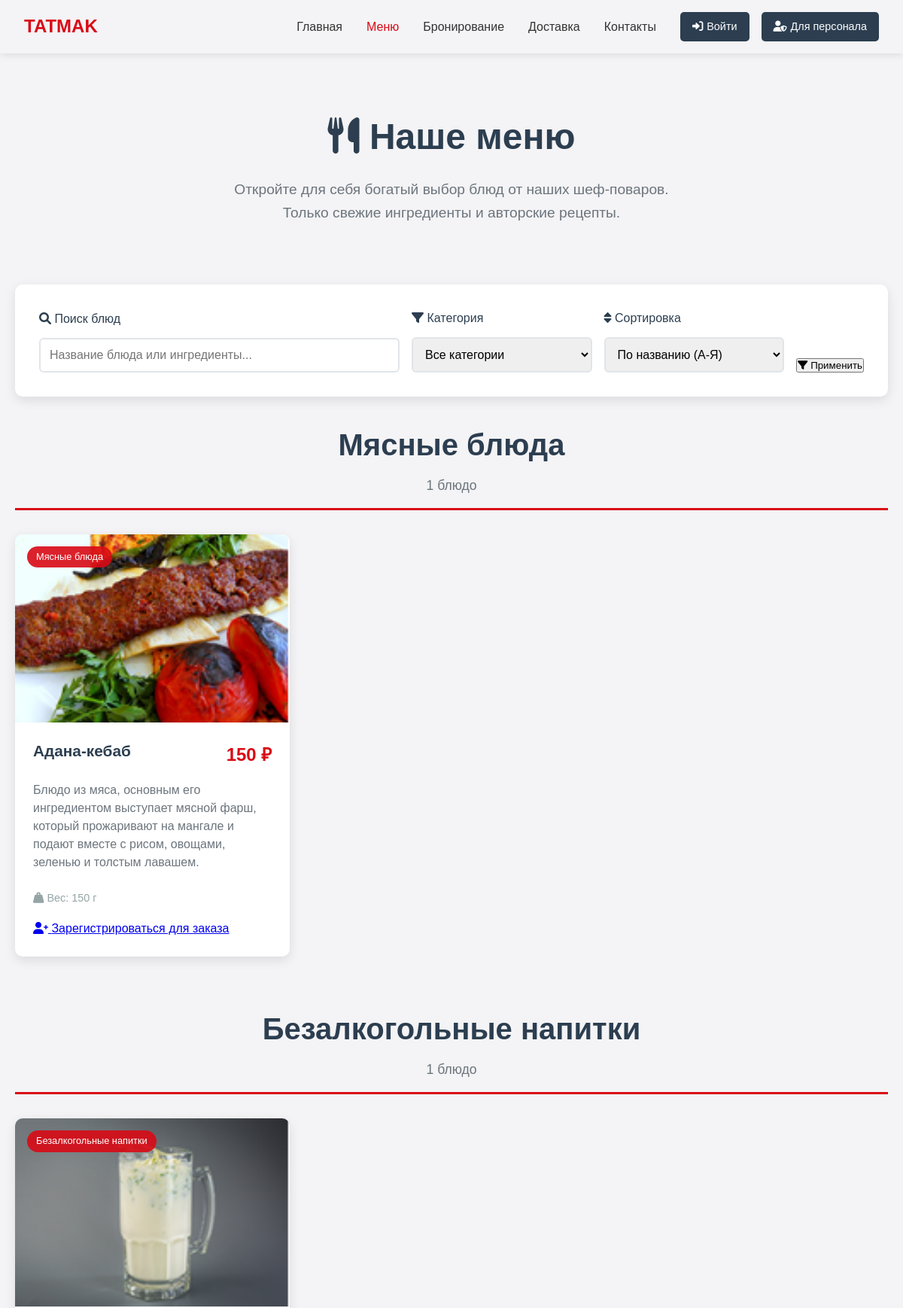
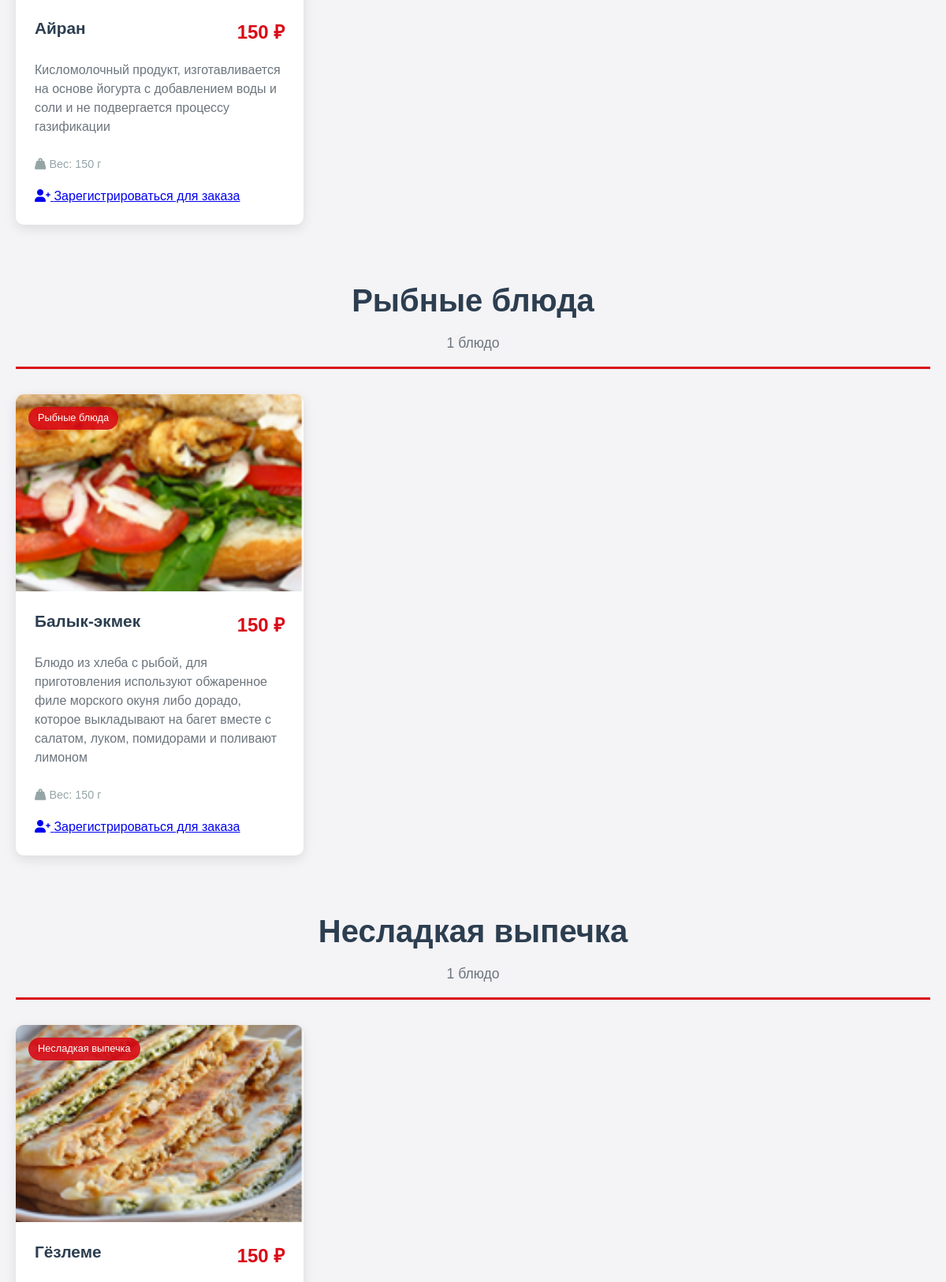
Page /menu.php (upper part) on the committed database (2 pictures, top to bottom).
### tables this page shows
CREATE TABLE `dishes` (
  `id` int NOT NULL,
  `category_id` int DEFAULT NULL,
  `name` varchar(200) NOT NULL,
  `description` text,
  `price` decimal(10,2) NOT NULL,
  `weight` varchar(50) DEFAULT NULL,
  `image` varchar(255) DEFAULT NULL,
  `is_available` tinyint(1) DEFAULT '1',
  `created_at` timestamp NULL DEFAULT CURRENT_TIMESTAMP
);

CREATE TABLE `categories` (
  `id` int NOT NULL,
  `name` varchar(100) NOT NULL,
  `description` text,
  `created_at` timestamp NULL DEFAULT CURRENT_TIMESTAMP
);

### menu.php (the view, shortened to what this page needs)
<?php
$database = new Database();
$db = $database->getConnection();
$search_query = $_GET['search'] ?? '';
$sort_by = $_GET['sort'] ?? 'name';
$dishes_query = "
    SELECT d.*, c.name as category_name
    FROM dishes d
    LEFT JOIN categories c ON d.category_id = c.id
    WHERE 1=1
";
$params = [];
$sort_options = [
    'name' => 'd.name ASC',
    'name_desc' => 'd.name DESC',
    'price' => 'd.price ASC',
    'price_desc' => 'd.price DESC',
    'newest' => 'd.created_at DESC'
];
$dishes_query .= " ORDER BY " . ($sort_options[$sort_by] ?? 'd.name ASC');
$dishes_stmt = $db->prepare($dishes_query);
$dishes_stmt->execute($params);
$dishes = $dishes_stmt->fetchAll(PDO::FETCH_ASSOC);
?>
<!DOCTYPE html>
<html lang="ru">
<head>
    <link rel="stylesheet" href="https://cdnjs.cloudflare.com/ajax/libs/font-awesome/6.0.0/css/all.min.css">
</head>
<body>
    <header class="header">
        <nav class="navbar">
            <div class="nav-container">
                <div class="logo">
                    <h2><a href="index.php">TATMAK</a></h2>
                </div>
                <ul class="nav-menu">
                    <li><a href="index.php">Главная</a></li>
                    <li><a href="menu.php" class="active">Меню</a></li>
                    <li><a href="user/login.php">Бронирование</a></li>
                    <li><a href="user/login.php">Доставка</a></li>
                    <li><a href="#contacts">Контакты</a></li>
                    <li class="auth-buttons">
                        <?php if (isset($_SESSION['user_logged_in'])): ?>
                            <a href="user/profile.php" class="auth-btn user-btn user-logged">
                                <i class="fas fa-user"></i> Личный кабинет
                            </a>
                        <?php else: ?>
                            <a href="user/login.php" class="auth-btn user-btn">
                                <i class="fas fa-sign-in-alt"></i> Войти
                            </a>
                        <?php endif; ?>
                        <?php if (isset($_SESSION['admin_logged_in'])): ?>
                            <a href="admin/index.php" class="auth-btn admin-btn admin-logged">
                                <i class="fas fa-cog"></i> Админ панель
                            </a>
                        <?php else: ?>
                            <a href="admin/login.php" class="auth-btn admin-btn">
                                <i class="fas fa-user-shield"></i> Для персонала
                            </a>
                        <?php endif; ?>
                    </li>
                </ul>
            </div>
        </nav>
    </header>
    <main class="main-content">
        <div class="container">
            <div class="page-header">
                <h1><i class="fas fa-utensils"></i> Наше меню</h1>
                <p>Откройте для себя богатый выбор блюд от наших шеф-поваров. Только свежие ингредиенты и авторские рецепты.</p>
            </div>
            <section class="filters-section">
                <form method="GET" action="menu.php" id="filters-form">
                    <div class="filters-grid">
                        <div class="filter-group">
                            <label class="filter-label" for="search">
                                <i class="fas fa-search"></i> Поиск блюд
                            </label>
                            <input type="text"
                                   class="form-control"
                                   id="search"
                                   name="search"
                                   placeholder="Название блюда или ингредиенты..."
                                   value="<?php echo htmlspecialchars($search_query); ?>">
                        </div>
                        <div class="filter-group">
                            <label class="filter-label" for="category">
                                <i class="fas fa-filter"></i> Категория
                            </label>
                            <select class="form-control" id="category" name="category">
                                <option value="">Все категории</option>
                            </select>
                        </div>
                        <div class="filter-group">
                            <label class="filter-label" for="sort">
                                <i class="fas fa-sort"></i> Сортировка
                            </label>
                            <select class="form-control" id="sort" name="sort">
                                <option value="name" <?php echo ($sort_by == 'name') ? 'selected' : ''; ?>>По названию (А-Я)</option>
                            </select>
                        </div>
                        <div class="filter-group">
                            <button type="submit" class="btn btn-primary">
                                <i class="fas fa-filter"></i> Применить
                            </button>
                        </div>
                    </div>
                </form>
            </section>
            <section class="dishes-section">
                <?php if (empty($dishes)): ?>
                    <div class="empty-state">
                        <i class="fas fa-utensils"></i>
                        <h3>Блюда не найдены</h3>
                        <p>Попробуйте изменить параметры поиска или выбрать другую категорию</p>
                        <a href="menu.php" class="btn btn-primary">
                            <i class="fas fa-undo"></i> Показать все блюда
                        </a>
                    </div>
                <?php else: ?>
                    <?php
                    $grouped_dishes = [];
                    foreach ($dishes as $dish) {
                        $category_name = $dish['category_name'] ?? 'Без категории';
                        $grouped_dishes[$category_name][] = $dish;
                    }
                    foreach ($grouped_dishes as $category_name => $category_dishes):
                    ?>
                        <div class="category-section">
                            <div class="category-header">
                                <h2><?php echo htmlspecialchars($category_name); ?></h2>
                                <p><?php echo count($category_dishes); ?> <?php echo getRussianWord(count($category_dishes), 'блюдо', 'блюда', 'блюд'); ?></p>
                            </div>
                            <div class="dishes-grid">
                                <?php foreach ($category_dishes as $dish): ?>
                                    <div class="dish-card">
                                        <div class="dish-image">
                                            <?php if (!empty($dish['image'])): ?>
                                                <img src="<?php echo htmlspecialchars($dish['image']); ?>"
                                                     alt="<?php echo htmlspecialchars($dish['name']); ?>">
                                            <?php endif; ?>
                                            <div class="dish-category">
                                                <?php echo htmlspecialchars($dish['category_name']); ?>
                                            </div>
                                        </div>
                                        <div class="dish-info">
                                            <div class="dish-header">
                                                <div class="dish-title">
                                                    <h3><?php echo htmlspecialchars($dish['name']); ?></h3>
                                                </div>
                                                <div class="dish-price">
                                                    <?php echo number_format($dish['price'], 0, '', ' '); ?> ₽
                                                </div>
                                            </div>
                                            <p class="dish-description">
                                                <?php echo htmlspecialchars($dish['description']); ?>
                                            </p>
                                            <?php if (!empty($dish['weight'])): ?>
                                                <div class="dish-weight">
                                                    <i class="fas fa-weight-hanging"></i>
                                                    Вес: <?php echo htmlspecialchars($dish['weight']); ?> г
                                                </div>
                                            <?php endif; ?>
                                            <div class="dish-actions">
                                                <?php if (isset($_SESSION['user_logged_in'])): ?>
                                                    <a href="delivery.php" class="btn-order">
                                                        <i class="fas fa-utensils"></i> Заказать
                                                    </a>
                                                <?php else: ?>
                                                    <a href="user/login.php" class="btn-order">
                                                        <i class="fas fa-user-plus"></i> Зарегистрироваться для заказа
                                                    </a>
                                                <?php endif; ?>
                                            </div>
                                        </div>
                                    </div>
                                <?php endforeach; ?>
                            </div>
                        </div>
                    <?php endforeach; ?>
                <?php endif; ?>
            </section>
        </div>
    </main>
</body>
</html>
<?php
function getRussianWord($number, $one, $two, $five) {
    $number = abs($number) % 100;
    $number1 = $number % 10;
    if ($number1 > 1 && $number1 < 5) return $two;
    if ($number1 == 1) return $one;
    return $five;
}
?>

### menu.php (style rules this page uses)
* { margin: 0; padding: 0; box-sizing: border-box; }
body { font-family: 'Arial', sans-serif; line-height: 1.6; color: #333; background: #F4F3F5; }
.container { max-width: 1200px; margin: 0 auto; padding: 0 20px; }
.header { background: #F4F3F5; box-shadow: 0 2px 10px rgba(0,0,0,0.1); position: fixed; width: 100%; top: 0; z-index: 1000; }
.nav-container { display: flex; justify-content: space-between; align-items: center; padding: 1rem 2rem; }
.logo a { text-decoration: none; color: #D90A16; font-size: 1.5rem; font-weight: bold; }
.nav-menu { display: flex; list-style: none; gap: 2rem; align-items: center; }
.nav-menu a { text-decoration: none; color: #333; transition: color 0.3s; font-weight: 500; }
.nav-menu a:hover, .nav-menu a.active { color: #D90A16; }
.auth-buttons { display: flex; gap: 1rem; align-items: center; color: white; }
.auth-btn { padding: 8px 16px; border-radius: 5px; text-decoration: none; font-size: 0.9rem; transition: all 0.3s; border: none; cursor: pointer; display: flex; align-items: center; gap: 5px; font-weight: 500; }
.admin-btn { background: #2c3e50; color: white; }
.user-btn { background: #2c3e50; color: white; }
.main-content { margin-top: 80px; padding: 2rem 0; }
.page-header { text-align: center; margin-bottom: 3rem; padding: 2rem 0; }
.page-header h1 { font-size: 3rem; color: #2c3e50; margin-bottom: 1rem; }
.page-header p { font-size: 1.2rem; color: #6c757d; max-width: 600px; margin: 0 auto; }
.filters-section { background: white; padding: 2rem; border-radius: 10px; box-shadow: 0 5px 15px rgba(0,0,0,0.1); margin-bottom: 2rem; }
.filters-grid { display: grid; grid-template-columns: 2fr 1fr 1fr auto; gap: 1rem; align-items: end; }
.filter-group { display: flex; flex-direction: column; gap: 0.5rem; }
.filter-label { font-weight: 500; color: #2c3e50; margin-bottom: 0.25rem; }
.form-control { padding: 12px; border: 2px solid #e1e5e9; border-radius: 6px; font-size: 1rem; transition: border-color 0.3s; width: 100%; }
.auth-buttons { display: flex; gap: 1rem; align-items: center; }
.auth-btn { padding: 8px 16px; border-radius: 5px; text-decoration: none; font-size: 0.9rem; transition: all 0.3s; border: none; cursor: pointer; display: flex; align-items: center; gap: 5px; font-weight: 500; color: white !important; }
.admin-btn { background: #2c3e50; }
.auth-btn, .admin-btn, .user-btn, .admin-btn.admin-logged, .user-btn.user-logged, .admin-btn:hover, .user-btn:hover, .admin-btn.admin-logged:hover, .user-btn.user-logged:hover { color: white !important; background: #2c3e50 !important; }
.dishes-section { margin-bottom: 3rem; }
.category-section { margin-bottom: 4rem; }
.category-header { text-align: center; margin-bottom: 2rem; padding-bottom: 1rem; border-bottom: 3px solid #D90A16; }
.category-header h2 { font-size: 2.5rem; color: #2c3e50; margin-bottom: 0.5rem; }
.category-header p { color: #6c757d; font-size: 1.1rem; }
.dishes-grid { display: grid; grid-template-columns: repeat(auto-fill, minmax(350px, 1fr)); gap: 2rem; }
.dish-card { background: white; border-radius: 10px; overflow: hidden; box-shadow: 0 5px 15px rgba(0,0,0,0.1); transition: all 0.3s ease; position: relative; }
.dish-image { height: 250px; overflow: hidden; position: relative; }
.dish-image img { width: 100%; height: 100%; object-fit: cover; transition: transform 0.3s ease; }
.dish-category { position: absolute; top: 1rem; left: 1rem; background: rgba(217, 10, 22, 0.9); color: white; padding: 4px 12px; border-radius: 20px; font-size: 0.8rem; font-weight: 500; }
.dish-info { padding: 1.5rem; }
.dish-header { display: flex; justify-content: space-between; align-items: flex-start; margin-bottom: 1rem; gap: 1rem; }
.dish-title { flex: 1; }
.dish-title h3 { font-size: 1.3rem; color: #2c3e50; margin-bottom: 0.5rem; line-height: 1.3; }
.dish-price { font-size: 1.5rem; font-weight: bold; color: #D90A16; white-space: nowrap; }
.dish-description { color: #6c757d; margin-bottom: 1.5rem; line-height: 1.5; }
.dish-weight { color: #95a5a6; font-size: 0.9rem; margin-bottom: 1rem; }
.dish-actions { display: flex; justify-content: space-between; align-items: center; }

### rows in the picture
dishes: image (picture), category.name "Мясные блюда", name "Адана-кебаб", price "150", description "Блюдо из мяса, основным его ингредиентом выступает мясной фарш, который прожаривают на мангале и подают вместе с рисом, овощами, зеленью и толстым лавашем.", weight "150", shows "Зарегистрироваться для заказа"
dishes: image (picture), category.name "Безалкогольные напитки", name "Айран", price "150", description "Кисломолочный продукт, изготавливается на основе йогурта с добавлением воды и соли и не подвергается процессу газификации", weight "150", shows "Зарегистрироваться для заказа"
dishes: image (picture), category.name "Рыбные блюда", name "Балык-экмек", price "150", description "Блюдо из хлеба с рыбой, для приготовления используют обжаренное филе морского окуня либо дорадо, которое выкладывают на багет вместе с салатом, луком, помидорами и поливают лимоном", weight "150", shows "Зарегистрироваться для заказа"
dishes: image (picture), category.name "Несладкая выпечка", name "Гёзлеме", price "150"

### other values in the picture
$category_name "Мясные блюда"
count($category_dishes) "1"
getRussianWord(count($category_dishes), 'блюдо', 'блюда', 'блюд') "блюдо"
$category_name "Безалкогольные напитки"
$category_name "Рыбные блюда"
$category_name "Несладкая выпечка"
